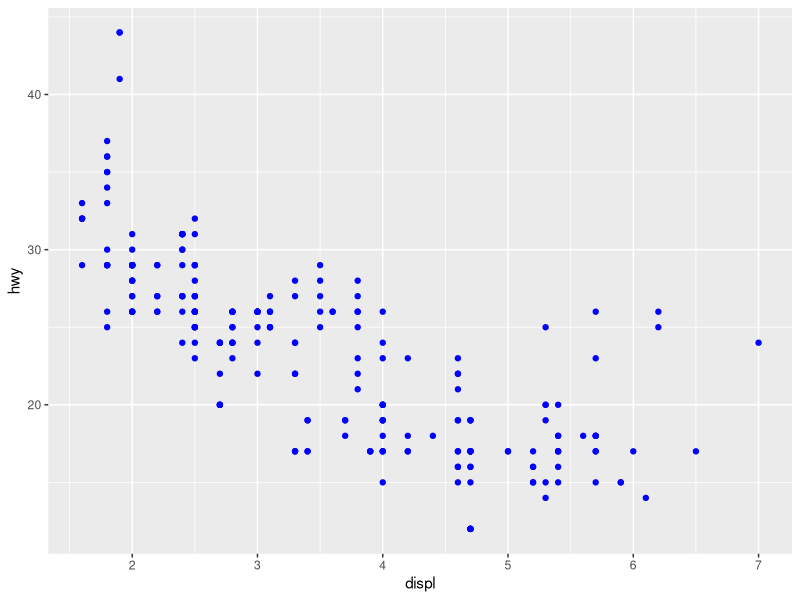
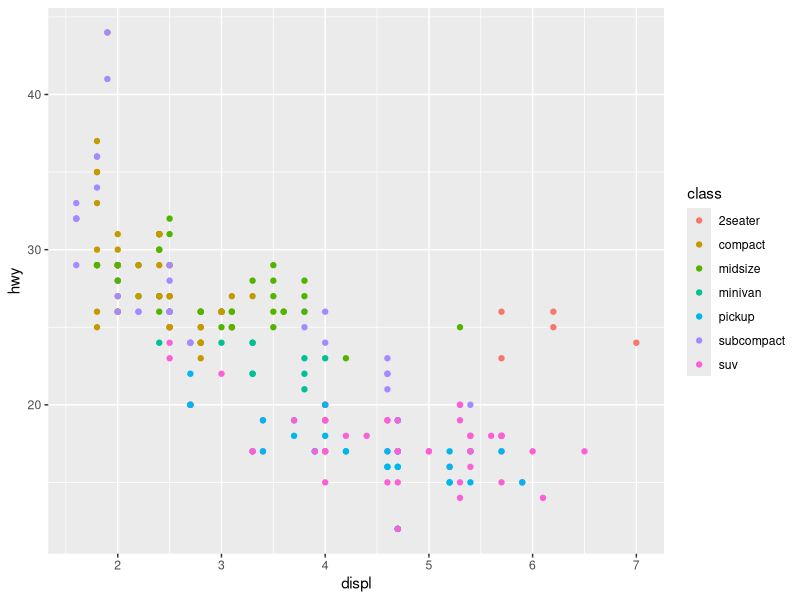
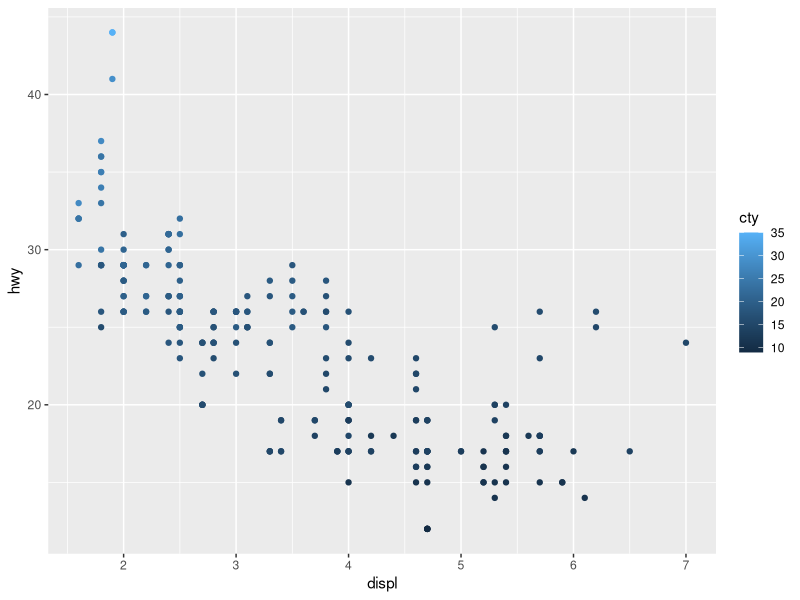
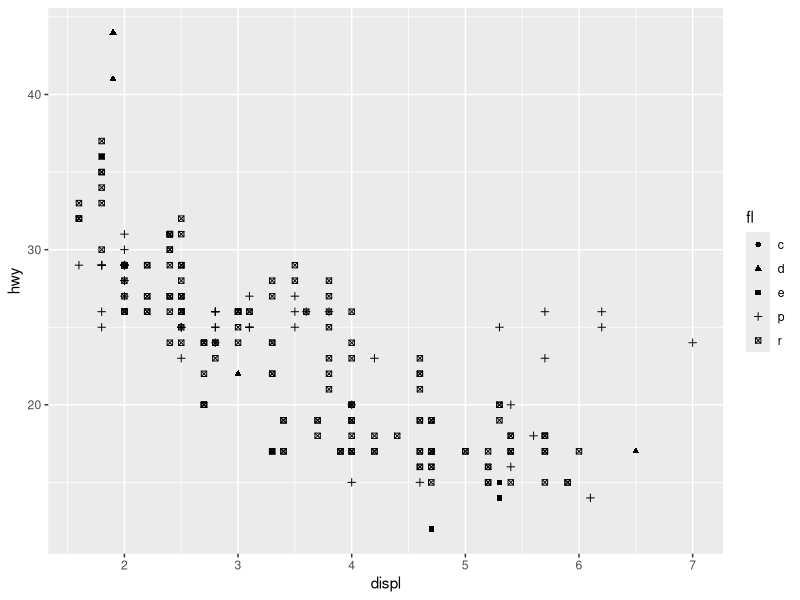
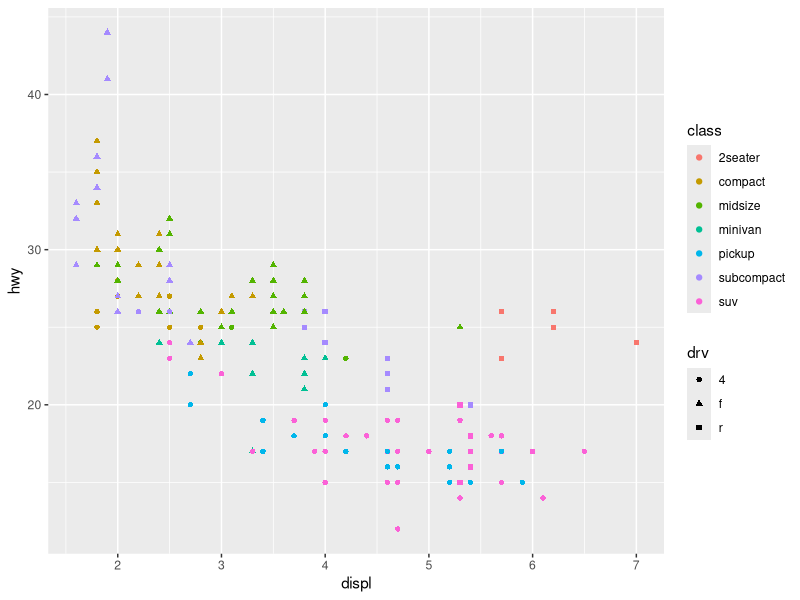
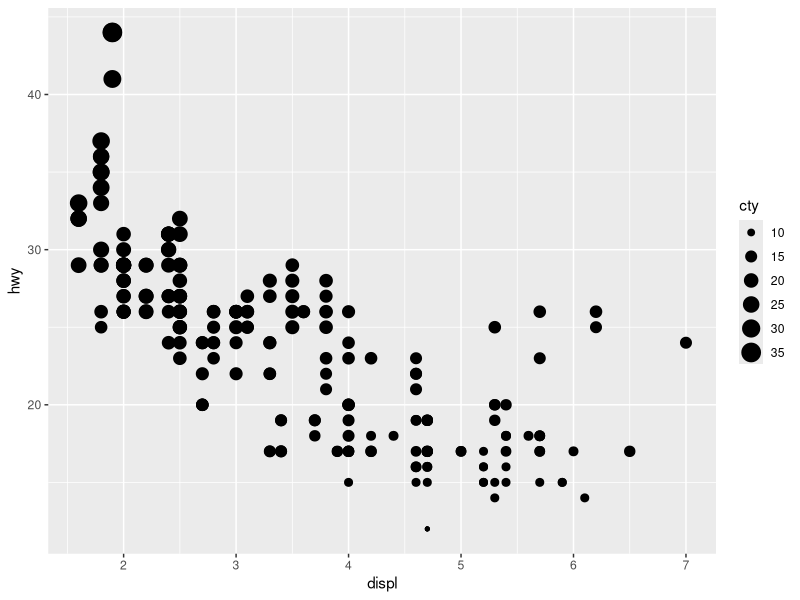
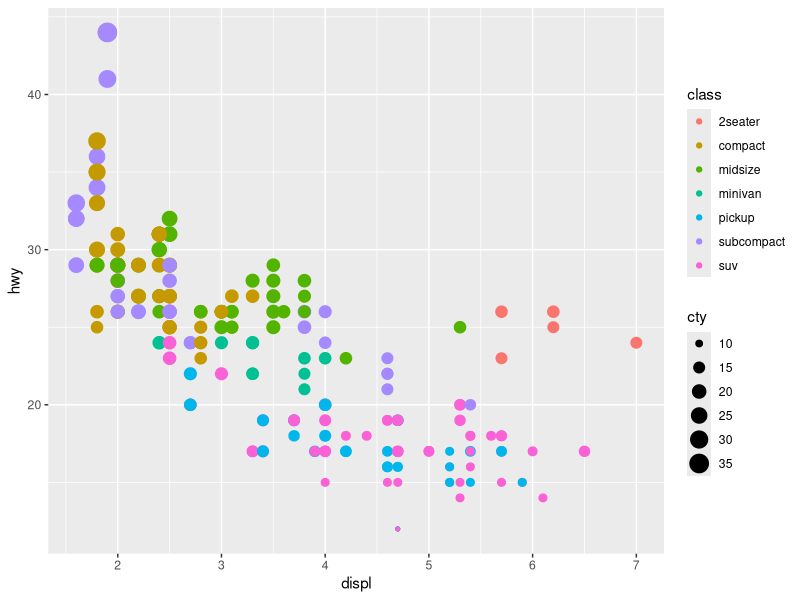
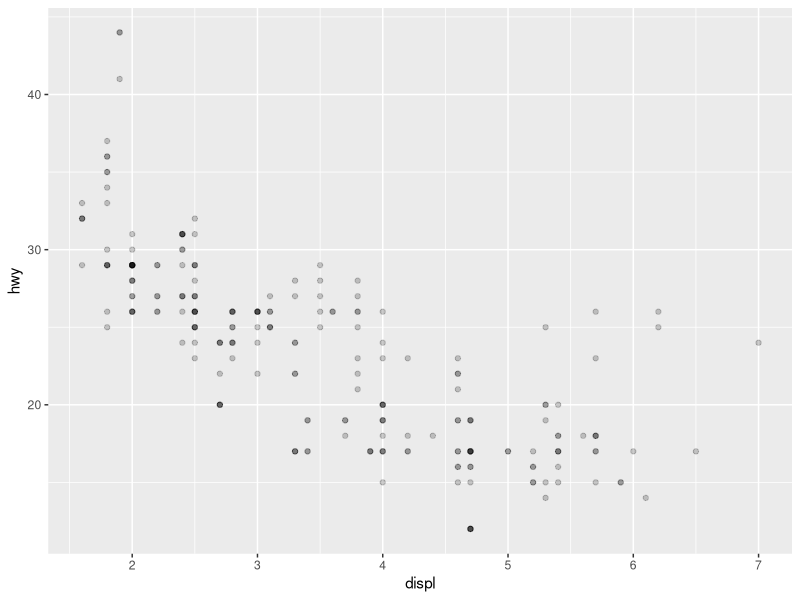

R code for these plots, in order:
### Colors and shape

library(tidyverse)

# static color: blue
ggplot(
  data = mpg,
  mapping = aes(x = displ, y = hwy)
) +
  geom_point(
    color = "blue"
  )

# dynamic color: variable mapping discrete
ggplot(
  data = mpg,
  mapping = aes(x = displ, y = hwy)
) +
  geom_point(aes(color = class))

# dynamic color: variable mapping cont.
ggplot(
  data = mpg,
  mapping = aes(x = displ, y = hwy)
) +
  geom_point(aes(color = cty))

# shape
ggplot(
  data = mpg,
  mapping = aes(
    x = displ,
    y = hwy
  )
) +
  geom_point(aes(shape = fl))

# dynamic: combining color and shape
ggplot(
  data = mpg,
  mapping = aes(
    x = displ,
    y = hwy,
  )
) +
  geom_point(aes(color = class, shape = drv))

# dynamic: size
ggplot(
  data = mpg,
  mapping = aes(
    x = displ,
    y = hwy
  )
) +
  geom_point(aes(size = cty))

# sometimes less is more...
ggplot(
  data = mpg,
  mapping = aes(
    x = displ,
    y = hwy
  )
) +
  geom_point(aes(
    color = class,
    size = cty
  ))

# transparency: alpha
ggplot(
  data = mpg,
  mapping = aes(
    x = displ,
    y = hwy
  )
) +
  geom_point(alpha = 0.2)

# what can go wrong
try(print(
  ggplot(
    data = mpg,
    mapping = aes(
      x = displ,
      y = hwy,
      color = blue
    )
  ) +
    geom_point()
))

# quoted and unquoted
mpg
"mpg"

# what happens with strings in aes()
ggplot(
  data = mpg,
  mapping = aes(
    x = displ,
    y = hwy
  )
) +
  geom_point(aes(color = "blue"))

# map static colors outside of aes()
ggplot(
  data = mpg,
  mapping = aes(
    x = displ,
    y = hwy
  )
) +
  geom_point(
    color = "blue"
  )

# Exercises
browseURL("https://krlmlr.github.io/vistransrep/2019-11-zhr/scatter3.html")
